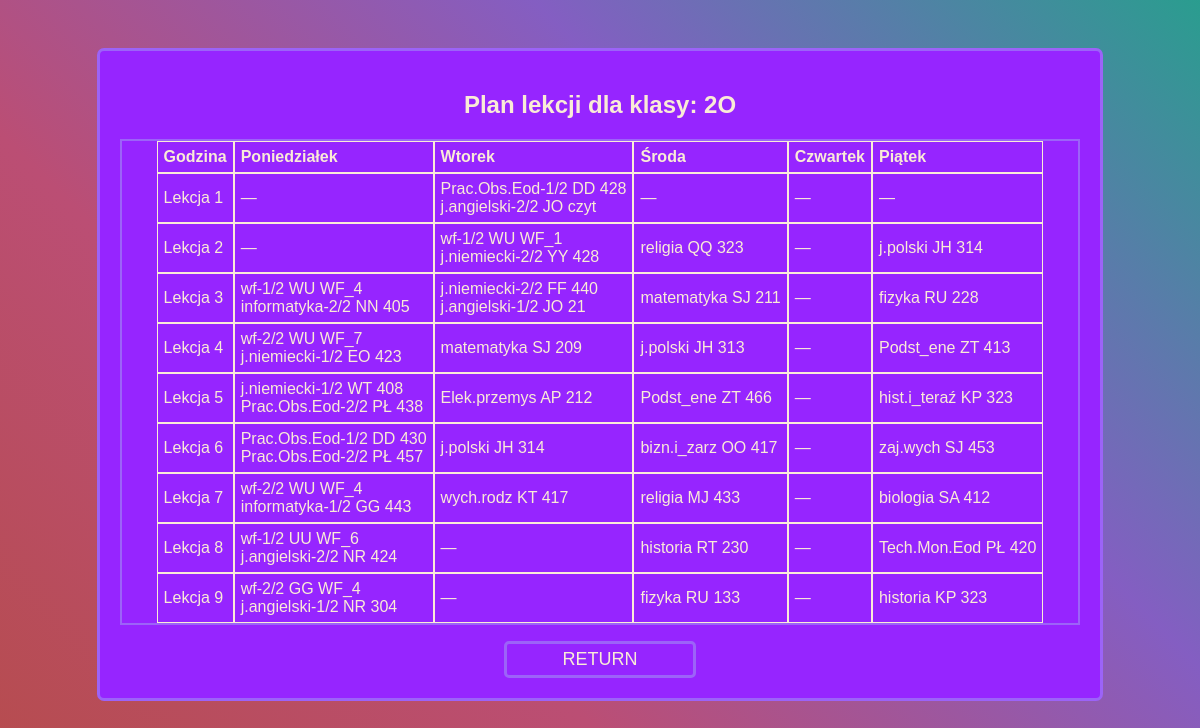
The page /classes/2O.php on the database its author committed.
### tables this page shows
CREATE TABLE `plan_lekcji` (
  `id` int(11) NOT NULL,
  `id_k` tinyint(4) DEFAULT NULL,
  `id_p` tinyint(4) DEFAULT NULL,
  `grupa` char(3) NOT NULL DEFAULT '1/1',
  `id_n` tinyint(4) DEFAULT NULL,
  `id_s` tinyint(4) DEFAULT NULL,
  `id_g` tinyint(4) DEFAULT NULL,
  `dzien` tinyint(4) DEFAULT NULL
);

### classes/2O.php (the view, shortened to what this page needs)
<?php
$class = '2O';
?>
<!DOCTYPE html>
<html lang="pl">
<head>
    <link rel="stylesheet" href="./CSS/admin-style.css">
</head>
<body class="background">
    <div class="menu-main">
        <?php
        $pdo = new PDO('mysql:host=localhost;dbname=plan_lekcji', 'root', '');
        $pdo->setAttribute(PDO::ATTR_ERRMODE, PDO::ERRMODE_EXCEPTION);
        $sql = "SELECT * FROM widok_plan_lekcji WHERE klasa = :class ORDER BY dzien, id_g";
        $stmt = $pdo->prepare($sql);
        $stmt->bindParam(':class', $class, PDO::PARAM_STR);
        $stmt->execute();
        $results = $stmt->fetchAll(PDO::FETCH_ASSOC);
        if ($results) {
            $schedule = [];
            foreach ($results as $row) {
                $schedule[$row['dzien']][$row['id_g']][] = [
                    'przedmiot' => $row['przedmiot'],
                    'grupa' => $row['grupa'],
                    'nauczyciele' => $row['nauczyciele'],
                    'sala' => $row['sala']
                ];
            }
            echo "<h2>Plan lekcji dla klasy: $class</h2>";
            echo "<table cellspacing='0>";
            echo "<tr class='column'><th class='rekord'>Godzina</th>";
            $daysOfWeek = ['Poniedziałek', 'Wtorek', 'Środa', 'Czwartek', 'Piątek'];
            foreach ($daysOfWeek as $day) {
                echo "<th class='rekord'>$day</th>";
            }
            for ($hour = 1; $hour <= 9; $hour++) {
                echo "<tr class='column'>";
                echo "<td class='rekord'>Lekcja $hour</td>";
                for ($day = 1; $day <= 5; $day++) {
                    echo "<td class='rekord'>";
                    if (!empty($schedule[$day][$hour])) {
                        foreach ($schedule[$day][$hour] as $lesson) {
                            if($lesson['grupa']=='1/1')
                            echo htmlspecialchars($lesson['przedmiot']) . " ";
                            else
                            echo htmlspecialchars($lesson['przedmiot']) . "-" . htmlspecialchars($lesson['grupa']) . " ";
                            echo htmlspecialchars($lesson['nauczyciele']) . " ";
                            echo htmlspecialchars($lesson['sala']) . "<br>";
                        }
                    } else {
                        echo "—";
                    }
                    echo "</td>";
                }
                echo "</tr>";
            }
            echo "</table>
            <form action='../index.php' method='post'>
                <input type='submit' name='submit' class='return' value='RETURN'>
            </form>";
        } else {
            echo "<p>Brak wyników для класса $class</p>";
        }
        ?>
    </div>
</body>
</html>

### CSS/admin-style.css (style rules this page uses)
body, html { display: flex; margin: 0; padding: 0; height: 100%; font-family: Arial, sans-serif; color: antiquewhite !important; overflow-x: hidden; }
.background { position: absolute; top: 0; left: 0; right: 0; bottom: 0; background: linear-gradient(45deg, #b64c4c, #bb4e74, #845ec2, #2a9d8f); background-size: cover; background-attachment: fixed; animation: gradientMove 5s infinite alternate; }
table { text-align: center; display: flex; justify-content: center; width: auto; color: antiquewhite; word-wrap: break-word; border: 2px solid #9c63f8; }
th, td { border: antiquewhite 1px solid; width: fit-content; text-align: left; padding: 6px; }
.menu-main { background-color: #9625ff; border: 3px solid #9c63f8; border-radius: 7px; text-align: center; flex-direction: row; margin: auto; width: 80%; padding: 20px; margin-top: 4%; }
.return { background-color: #9625ff; border: 3px solid #9c63f8; border-radius: 5px; text-align: center; min-width: 100px; color:antiquewhite; margin-top: 2vh; font-size: large; width: 20%; padding: 5px; }

### rows shown on the page
plan_lekcji: przedmiot "Prac.Obs.Eod", grupa "1/2", nauczyciele "DD", sala "428"
plan_lekcji: przedmiot "j.angielski", grupa "2/2", nauczyciele "JO", sala "czyt"
plan_lekcji: przedmiot "wf", grupa "1/2", nauczyciele "WU", sala "WF_1"
plan_lekcji: przedmiot "j.niemiecki", grupa "2/2", nauczyciele "YY", sala "428"
plan_lekcji: przedmiot "religia", nauczyciele "QQ", sala "323"
plan_lekcji: przedmiot "wf", grupa "1/2", nauczyciele "WU", sala "WF_4"
plan_lekcji: przedmiot "informatyka", grupa "2/2", nauczyciele "NN", sala "405"
plan_lekcji: przedmiot "j.niemiecki", grupa "2/2", nauczyciele "FF", sala "440"
plan_lekcji: przedmiot "j.angielski", grupa "1/2", nauczyciele "JO", sala "21"
plan_lekcji: przedmiot "matematyka", nauczyciele "SJ", sala "211"
plan_lekcji: przedmiot "fizyka", nauczyciele "RU", sala "228"
plan_lekcji: przedmiot "wf", grupa "2/2", nauczyciele "WU", sala "WF_7"
plan_lekcji: przedmiot "j.niemiecki", grupa "1/2", nauczyciele "EO", sala "423"
plan_lekcji: przedmiot "matematyka", nauczyciele "SJ", sala "209"
plan_lekcji: przedmiot "j.polski", nauczyciele "JH", sala "313"
plan_lekcji: przedmiot "Podst_ene", nauczyciele "ZT", sala "413"
plan_lekcji: przedmiot "j.niemiecki", grupa "1/2", nauczyciele "WT", sala "408"
plan_lekcji: przedmiot "Prac.Obs.Eod", grupa "2/2", nauczyciele "PŁ", sala "438"
plan_lekcji: przedmiot "Elek.przemys", nauczyciele "AP", sala "212"
plan_lekcji: przedmiot "Podst_ene", nauczyciele "ZT", sala "466"
plan_lekcji: przedmiot "hist.i_teraź", nauczyciele "KP", sala "323"
plan_lekcji: przedmiot "Prac.Obs.Eod", grupa "1/2", nauczyciele "DD", sala "430"
plan_lekcji: przedmiot "Prac.Obs.Eod", grupa "2/2", nauczyciele "PŁ", sala "457"
plan_lekcji: przedmiot "bizn.i_zarz", nauczyciele "OO", sala "417"
plan_lekcji: przedmiot "zaj.wych", nauczyciele "SJ", sala "453"
plan_lekcji: przedmiot "wf", grupa "2/2", nauczyciele "WU", sala "WF_4"
plan_lekcji: przedmiot "informatyka", grupa "1/2", nauczyciele "GG", sala "443"
plan_lekcji: przedmiot "wych.rodz", nauczyciele "KT", sala "417"
plan_lekcji: przedmiot "religia", nauczyciele "MJ", sala "433"
plan_lekcji: przedmiot "biologia", nauczyciele "SA", sala "412"
plan_lekcji: przedmiot "wf", grupa "1/2", nauczyciele "UU", sala "WF_6"
plan_lekcji: przedmiot "j.angielski", grupa "2/2", nauczyciele "NR", sala "424"
plan_lekcji: przedmiot "historia", nauczyciele "RT", sala "230"
plan_lekcji: przedmiot "Tech.Mon.Eod", nauczyciele "PŁ", sala "420"
plan_lekcji: przedmiot "wf", grupa "2/2", nauczyciele "GG", sala "WF_4"
plan_lekcji: przedmiot "j.angielski", grupa "1/2", nauczyciele "NR", sala "304"
plan_lekcji: przedmiot "fizyka", nauczyciele "RU", sala "133"
plan_lekcji: przedmiot "historia", nauczyciele "KP", sala "323"

### other values the page prints
$class "2O"
$day "Poniedziałek"
$day "Wtorek"
$day "Środa"
$day "Czwartek"
$day "Piątek"
$lesson['przedmiot'] "j.polski"
$lesson['nauczyciele'] "JH"
$lesson['sala'] "314"
